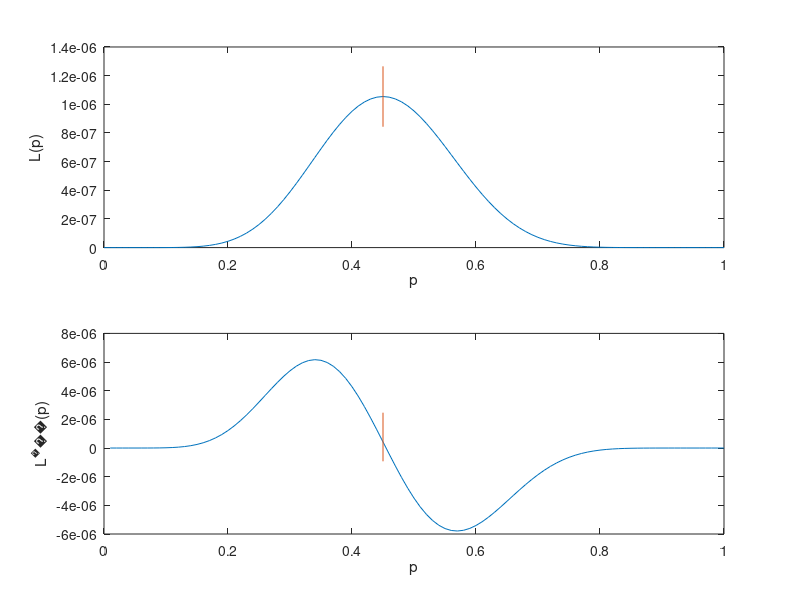

MATLAB code for this plot:
clc;clear;close all;
n = 20; k = 9; %n,k
pp = 0.1;      %pの真値
dp = 0.01;
p = 0:dp:1; %pを0～1まで、0.01刻みで設置
Lp =  p.^k.*(1 - p).^(n - k); %尤度関数Lp
Lpd = (Lp(2:end) - Lp(1:end-1))/dp; %L‘(p)の計算 
[Lp_max, im]= max(Lp); %尤度最大値の座標を探す
disp('p^='); disp(p(im)); %最尤推定値の表示
%プロット
subplot(2,1,1)
plot(p,Lp,[p(im) p(im)],[Lp_max*0.8 Lp_max*1.2]); 
xlabel('p'); ylabel('L(p)');
subplot(2,1,2)
plot(p(2:end),Lpd,[p(im) p(im)],[min(Lpd)*0.4 max(Lpd)]*0.4);
xlabel('p'); ylabel('L^’(p)');